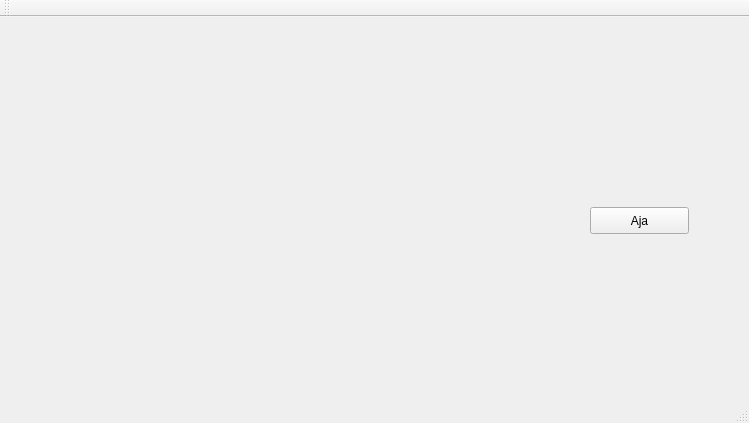
<?xml version="1.0" encoding="UTF-8"?>
<ui version="4.0">
 <class>FlagWindow</class>
 <widget class="QMainWindow" name="FlagWindow">
  <property name="geometry">
   <rect>
    <x>0</x>
    <y>0</y>
    <width>749</width>
    <height>423</height>
   </rect>
  </property>
  <property name="windowTitle">
   <string>FlagWindow</string>
  </property>
  <widget class="QWidget" name="centralWidget">
   <widget class="QWidget" name="gridLayoutWidget">
    <property name="geometry">
     <rect>
      <x>10</x>
      <y>0</y>
      <width>681</width>
      <height>361</height>
     </rect>
    </property>
    <layout class="QGridLayout" name="gridLayout">
     <item row="0" column="1">
      <widget class="GLWidget" name="widget" native="true"/>
     </item>
    </layout>
   </widget>
   <widget class="QPushButton" name="pushButton">
    <property name="geometry">
     <rect>
      <x>590</x>
      <y>190</y>
      <width>99</width>
      <height>27</height>
     </rect>
    </property>
    <property name="maximumSize">
     <size>
      <width>99</width>
      <height>27</height>
     </size>
    </property>
    <property name="text">
     <string>Aja</string>
    </property>
   </widget>
  </widget>
  <widget class="QMenuBar" name="menuBar">
   <property name="geometry">
    <rect>
     <x>0</x>
     <y>0</y>
     <width>749</width>
     <height>25</height>
    </rect>
   </property>
  </widget>
  <widget class="QToolBar" name="mainToolBar">
   <attribute name="toolBarArea">
    <enum>TopToolBarArea</enum>
   </attribute>
   <attribute name="toolBarBreak">
    <bool>false</bool>
   </attribute>
  </widget>
  <widget class="QStatusBar" name="statusBar"/>
 </widget>
 <layoutdefault spacing="6" margin="11"/>
 <customwidgets>
  <customwidget>
   <class>GLWidget</class>
   <extends>QWidget</extends>
   <header>glwidget.h</header>
   <container>1</container>
  </customwidget>
 </customwidgets>
 <resources/>
 <connections/>
</ui>
